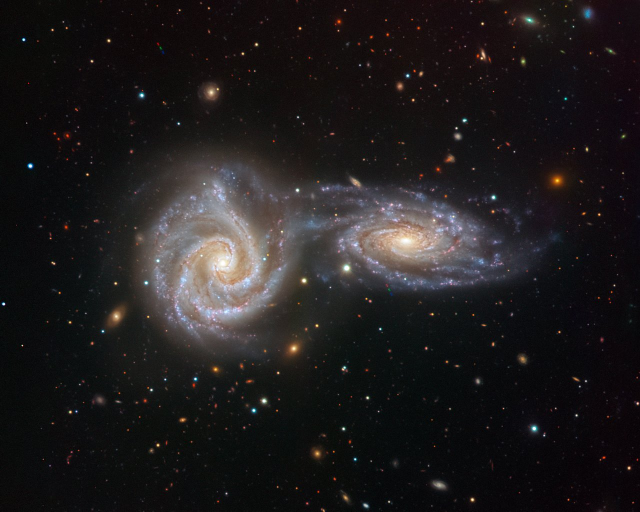
#> input picture legacy/rkm_old/datasets/two_galaxy_clusters.jpg, 1280 x 1023 px, found by its file name (shown at 1/2 size)
$ python image2dat.py
#> lines starting #> are read from the running program, lines starting #| are printed output that depends on the picture
import collections

import sklearn.preprocessing
from matplotlib.image import imread

from matplotlib import pyplot as plt

import matplotlib.pyplot as plt
import numpy as np
from matplotlib.colors import LogNorm
import rkm

import numpy as np

from rkm import utils
from rkm.utils import common
import copy


def show_clusters(img2):
    img = np.copy(img2)
    # https://stackoverflow.com/questions/20368413/draw-grid-lines-over-an-image-in-matplotlib
    # Grid lines at these intervals (in pixels)
    # dx and dy can be different
    dx, dy = 50, 50

    img2 = np.zeros(img2.shape, dtype=int)

    # Custom (rgb) grid color
    grid_color = [255, 255, 255]

    # Modify the image to include the grid
    img2[:, ::dy, :] = grid_color
    img2[::dx, :, :] = grid_color

    # img2[0:100, 0:100, :] = [255, 255, 255]  # white for debug

    img2[320:680, 250:600, :] = [0, 50, 0]  # (y, x), red, the first cluster
    img2[375:575, 625:1100, :] = [0, 50, 0]  # (y, x), red, the second cluster

    # show the centers
    img2[520:530, 440:450, :] = [255, 0, 0]  # (y, x), red, the first cluster center
    img2[480:490, 810:820, :] = [255, 0, 0]  # (y, x), red, the second cluster center

    # Show the result
    plt.imshow(img)  # plot original image
    plt.imshow(img2, alpha=0.2)  # add the mask onto the original image with alpha=0.2
    plt.show()


def image2csv(img_file='datasets/two_galaxy_clusters.jpg'):
    """
    https://www.eso.org/public/images/potw1821a/
    Returns
    -------

    """
#> called with img_file = 'datasets/two_galaxy_clusters.jpg'
    img = imread(img_file)
#> img is the input picture: shape (1023, 1280, 3); mean R, G, B 31.7, 28.8, 29.6
    h, w, d = img.shape  # h, w, depth
#> h = 1023; w = 1280; d = 3
    print(h, w, d)
#| 1023 1280 3
    plt.imshow(img)
    plt.show()

    show_clusters(np.copy(img))
#> in show_clusters, `plt.show()`:
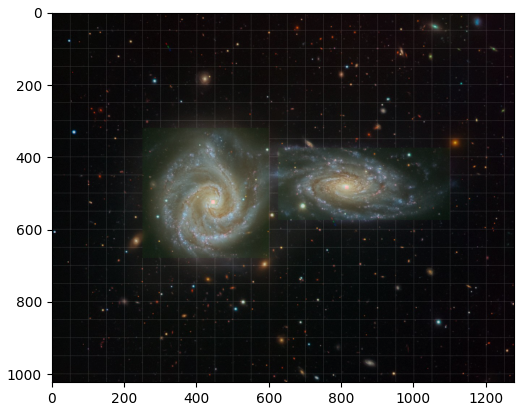
#> figure drawn by matplotlib, 1 panel

    # https://stackoverflow.com/questions/39554660/np-arrays-being-immutable-assignment-destination-is-read-only

    img3 = np.copy(img)

    # centroids estimated by myself.
    centroids = [[525, 445] + img[525, 445, :].tolist(),
                 [485, 815] + img[485, 815, :].tolist()]
#> centroids = [[525, 445, 255, 254, 255], [485, 815, 243, 239, 230]]
    print(centroids)
#| [[525, 445, 255, 254, 255], [485, 815, 243, 239, 230]]
    data = []  # (y, x, r, g, b, label)
    cluster1 = []
    cluster2 = []
    noise = []
    for i in range(h):
        for j in range(w):
            if sum(img[i][j]) < 255: #and max(img[i][j]) < 256 // 2:
                # print('ignore, ', i, j, img[i][j])
                img3[i][j] = [0, 0, 0]
                continue

            if 320 <= i <= 680 and 250 <= j <= 600:
                label = 1
                cluster1.append([i, j] + img3[i][j].tolist())
            elif 375 <= i <= 575 and 625 <= j <= 1100:
                label = 2
                cluster2.append([i, j] + img3[i][j].tolist())
            else:
                # if i > 525:
                #     img3[i][j] = [0, 0, 0]
                #     continue
                label = -1
                noise.append([i, j] + img3[i][j].tolist())

            # # only keep noise
            # if label != -1:
            #     img3[i][j] = [0, 0, 0]

            # data format: (y, x, r, g, b)
            data.append([i, j] + img3[i][j].tolist() + [label])
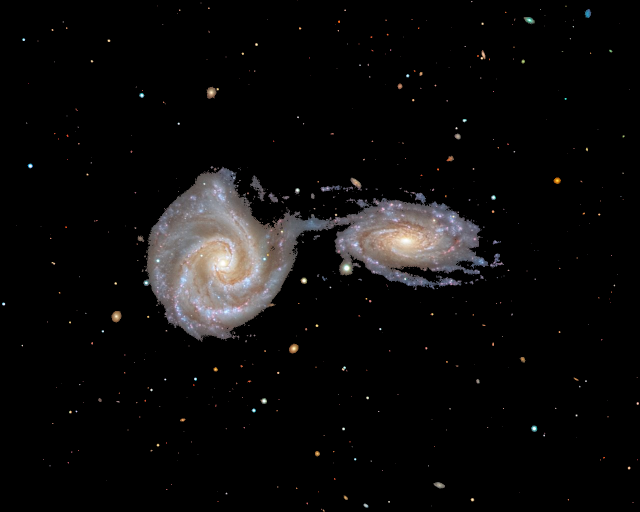
#> img3: shape (1023, 1280, 3) (shown at 1/2 size); mean R, G, B 12.4, 11.5, 11.5
#> after the loop, cluster1 = 71181 items; cluster2 = 39945 items; data = 118390 items; noise = 7264 items, first 6: [1, 594, 133, 75, 73], [2, 942, 125, 110, 105], [2, 943, 183, 163, 162], [2, 944, 139, 112, 117], [3, 942, 131, 116, 113], [3, 943, 193, 172, 171]

    # Show the result
    plt.imshow(img3[:, :, :], )
    plt.show()

    cluster1 = np.asarray(cluster1)
    cluster2 = np.asarray(cluster2)
    noise = np.asarray(noise)
    centroids = np.asarray(centroids)

    data = np.asarray(data)
    print(collections.Counter(data[:, -1]))
#| Counter({1: 71181, 2: 39945, -1: 7264})

    out_file = img_file + '.csv'
    np.savetxt(out_file, data, fmt='%d', delimiter=',')

    res = {'data': data, 'shape': img.shape, 'cluster1': cluster1, 'cluster2': cluster2, 'noise': noise,
           'centroids': centroids}
    common.dump(res, img_file + '.dat')
#> (this line was passed over: rkm is not available in this run)


# [336 lines left out: functions two_galaxy_clusters_n_backup, two_galaxy_clusters_n, two_galaxy_clusters_p, not called in this run]

if __name__ == '__main__':
    # # generate data
    image2csv()
    # two_galaxy_clusters_n()
    # two_galaxy_clusters_p()
